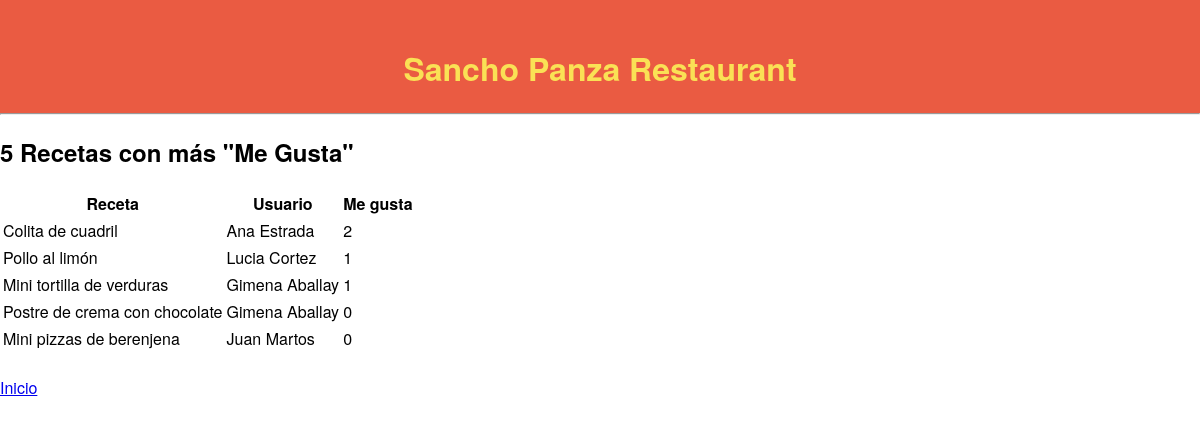
/consultar_ranking, run on the app's committed database.
### models.py (models this page shows)
class Receta(db.Model):
    __tablename__ = 'receta'
    id = db.Column(db.Integer, primary_key=True)
    nombre = db.Column(db.String(80), unique=True)
    tiempo = db.Column(db.Integer)
    fecha = db.Column(db.DateTime)
    elaboracion = db.Column(db.Text)
    cantidadmegusta = db.Column(db.Integer)
    usuarioid = db.Column(db.Integer, db.ForeignKey('usuario.id'))
    ingrediente = db.relationship('Ingrediente', backref='receta', cascade='all, delete-orphan')

class Usuario(db.Model):
    __tablename__ = 'usuario'
    id = db.Column(db.Integer, primary_key=True)
    nombre = db.Column(db.String(60), nullable=False)
    correo = db.Column(db.String(120), unique=True, nullable=False)
    clave = db.Column(db.String(120), nullable=False)
    receta = db.relationship('Receta', backref='usuario', cascade='all, delete-orphan')

### app.py (the view)
@app.route('/consultar_ranking')
def consultar_ranking():
    return render_template('mostrar_ranking.html', recetas=Receta.query.order_by(-Receta.cantidadmegusta).limit(5))

### templates/mostrar_ranking.html (shortened to what this page needs)
{% extends "base_template2.html" %}
{% block content %}
<div class="titulo">
  <h1>Sancho Panza Restaurant</h1>
  <hr/>
</div>
<h2>5 Recetas con más "Me Gusta"</h2>
<div class="menu">
    <table>
        <thead>
            <tr>
                <th>Receta</th>
                <th>Usuario</th>
                <th>Me gusta</th>
            </tr>
        </thead>
        <tbody>
            {% for receta in recetas %}
                <tr>
                    <td>{{ receta.nombre }}</td>
                    <td>{{ receta.usuario.nombre }}</td>
                    <td>{{ receta.cantidadmegusta }}</td>
                </tr>
            {% endfor %}
        </tbody>
    </table>
</div>
{% endblock %}

### static/css/estilos.css (style rules this page uses)
body { margin: 0; padding: 0; font-family: "Helvetica Neue", Helvetica, Arial, sans-serif; color: #000000; }
h1 { font-family: "Helvetica Neue", Helvetica, Arial, sans-serif; text-align: center; color: #FAE155; }
.titulo { padding-top: 2%; width: 100%; margin: 0 auto; background-color: #EA5B42; }

### data on the page
Receta: nombre "Colita de cuadril", usuario.nombre "Ana Estrada", cantidadmegusta "2"
Receta: nombre "Pollo al limón", usuario.nombre "Lucia Cortez", cantidadmegusta "1"
Receta: nombre "Mini tortilla de verduras", usuario.nombre "Gimena Aballay", cantidadmegusta "1"
Receta: nombre "Postre de crema con chocolate", usuario.nombre "Gimena Aballay", cantidadmegusta "0"
Receta: nombre "Mini pizzas de berenjena", usuario.nombre "Juan Martos", cantidadmegusta "0"
